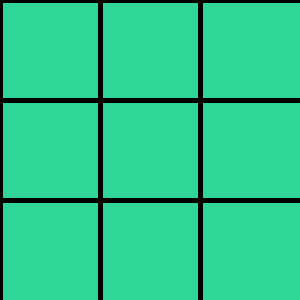
Frame 1 (no input)
Frame 60 (the mouse pressed at the canvas centre just before this capture): identical to frame 1, image omitted
Frame 120 (the mouse held since frame 60 and released just before this capture): identical to frame 1, image omitted

The Processing sketch that drew this single still picture (run headless with seeded random() and noise(); from frame 60 on, the mouse is pressed at the canvas centre):

// Processing sketch: Tic_Tac
// ── Tic_Tac.pde
class Tic_Tac_Toe {

  int [][] map;
  int [][] Color_map;
  int Game_Result;

  Tic_Tac_Toe()
  {
    map = new int [3][3];
    Color_map = new int [3][3];

    for (int i=0; i<3; i++)
      for (int j=0; j<3; j++)
      {
        map[i][j] = 0;
        Color_map[i][j] = 0;
      }

    Game_Result = 0;
  }

  boolean PlayerInput(int x, int y)
  {
    if (map[x][y] == 0)
    {
      map[x][y] = 1;

      return true;
    }
    else
      return false;
  }

  void AI()
  {
    int x, y;

    x = int(random(3))%3;
    y = int(random(3))%3;

    int Count = 0;

    for (int i=0; i<3; i++)
      for (int j=0; j<3; j++)
      {
        if ( map[i][j] != 0)
          Count++;
      }

    if (Count ==9)
      return;

    while (map[x][y] !=0)
    {
      x = int(random(3))%3;
      y = int(random(3))%3;
    }
    map[x][y] = -1;
  }

  int Evaluate()
  {
    Game_Result = 0;

    //Diagonal Lines
    if (map[0][0]==1 && map[1][1]==1 & map[2][2]==1 )
    {
      Game_Result = 1;
      Color_map[0][0] = 1;
      Color_map[1][1] = 1;
      Color_map[2][2] = 1;
    }

    if (map[0][2]==1 && map[1][1]==1 && map[2][0] == 1)
    {
      Game_Result = 2;
      Color_map[0][2] = 1;
      Color_map[1][1] = 1;
      Color_map[2][0] = 1;
    }

    //Horizontal Lines
    if (map[0][0] ==1 && map[1][0] ==1 && map[2][0] ==1)
    {
      Game_Result = 3;
      Color_map[0][0] = 1;
      Color_map[1][0] = 1;
      Color_map[2][0] = 1;
    }

    if (map[0][1] ==1 && map[1][1] ==1 && map[2][1] ==1)
    {
      Game_Result = 4;
      Color_map[0][1] = 1;
      Color_map[1][1] = 1;
      Color_map[2][1] = 1;
    }   

    if (map[0][2] ==1 && map[1][2] ==1 && map[2][2] ==1)
    {
      Game_Result = 5;
      Color_map[0][2] = 1;
      Color_map[1][2] = 1;
      Color_map[2][2] = 1;
    }   

    //Vertical Lines
    if (map[0][0] ==1 && map[0][1] ==1 && map[0][2] ==1)
    {
      Game_Result = 6;
      Color_map[0][0] = 1;
      Color_map[0][1] = 1;
      Color_map[0][2] = 1;
    }

    if (map[1][0] ==1 && map[1][1] ==1 && map[1][2] ==1)
    {
      Game_Result = 7;
      Color_map[1][0] = 1;
      Color_map[1][1] = 1;
      Color_map[1][2] = 1;
    }   

    if (map[2][0] ==1 && map[2][1] ==1 && map[2][2] ==1)
    {
      Game_Result = 8;
      Color_map[2][0] = 1;
      Color_map[2][1] = 1;
      Color_map[2][2] = 1;
    }  

    //Diagonal Lines
    if (map[0][0]==-1 && map[1][1]==-1 & map[2][2]==-1 )
    {
      Game_Result = -1;
      Color_map[0][0] = -1;
      Color_map[1][1] = -1;
      Color_map[2][2] = -1;
    }

    if (map[0][2]==-1 && map[1][1]==-1 && map[2][0] == -1)
    {
      Game_Result = -2;
      Color_map[0][2] = -1;
      Color_map[1][1] = -1;
      Color_map[2][0] = -1;
    }

    //Horizontal Lines
    if (map[0][0] ==-1 && map[1][0] ==-1 && map[2][0] ==-1)
    {
      Game_Result = -3;
      Color_map[0][0] = -1;
      Color_map[1][0] = -1;
      Color_map[2][0] = -1;
    }

    if (map[0][1] ==-1 && map[1][1] ==-1 && map[2][1] ==-1)
    {
      Game_Result = -4;
      Color_map[0][1] = -1;
      Color_map[1][1] = -1;
      Color_map[2][1] = -1;
    }   

    if (map[0][2] ==-1 && map[1][2] ==-1 && map[2][2] ==-1)
    {
      Game_Result = -5;
      Color_map[0][2] = -1;
      Color_map[1][2] = -1;
      Color_map[2][2] = -1;
    }   

    //Vertical Lines
    if (map[0][0] ==-1 && map[0][1] ==-1 && map[0][2] ==-1)
    {
      Game_Result = -6;
      Color_map[0][0] = -1;
      Color_map[0][1] = -1;
      Color_map[0][2] = -1;
    }

    if (map[1][0] ==-1 && map[1][1] ==-1 && map[1][2] ==-1)
    {
      Game_Result = -7;
      Color_map[1][0] = -1;
      Color_map[1][1] = -1;
      Color_map[1][2] = -1;
    }   

    if (map[2][0] ==-1 && map[2][1] ==-1 && map[2][2] ==-1)
    {
      Game_Result = -8;
      Color_map[2][0] = -1;
      Color_map[2][1] = -1;
      Color_map[2][2] = -1;
    }  

    return Game_Result;
  }

  void Reset()
  {
    for (int i=0; i<3; i++)
      for (int j=0; j<3; j++)
      {
        map[i][j] = 0;
        Color_map[i][j] = 0;
      }

    Game_Result = 0;
  }
}


// ── Board.pde
Tic_Tac_Toe game_Tic_Tac_Toe;

void setup()
{
  size(300, 300);
  game_Tic_Tac_Toe = new Tic_Tac_Toe();
}

void draw()
{
  background(48,214,151);
  stroke(0);
  strokeWeight(5);
  for (int i=0; i<3; i++)
  {
    line(width*i/3, 0, width*i/3, height);
    line(0, height*i/3, width, height*i/3);
  } 

  for (int i=0; i<3; i++)
    for (int j=0; j<3; j++)
    {
      stroke(0);

      if (game_Tic_Tac_Toe.map[i][j] == 1)
      {
        if (game_Tic_Tac_Toe.Game_Result > 0 && game_Tic_Tac_Toe.Color_map[i][j]==1)
          fill(255, 0, 0);
        else  
          fill(255);

        ellipseMode(CORNERS);
        ellipse(width*i/3, height*j/3, width*(i+1)/3, height*(j+1)/3);
      }

      if (game_Tic_Tac_Toe.map[i][j] ==-1)
      {

        if (game_Tic_Tac_Toe.Game_Result < 0 && game_Tic_Tac_Toe.Color_map[i][j]==-1)
          stroke(255, 0, 0);
        else  
          stroke(0);


        line(width*i/3, height*j/3, width*(i+1)/3, height*(j+1)/3); 
        line(width*i/3, height*(j+1)/3, width*(i+1)/3, height*j/3);
      }
    }
}

void mousePressed()
{
  if (mouseButton==RIGHT)
  {
    game_Tic_Tac_Toe.Reset();
    return;
  }

  if (mouseButton == LEFT)
  {
    if (game_Tic_Tac_Toe.Evaluate()!=0)
    {
      game_Tic_Tac_Toe.Reset();
      return;
    }

    int x = mouseX / (width/3); 
    int y = mouseY / (height/3);

    boolean player_input = game_Tic_Tac_Toe.PlayerInput(x, y);

    int result = game_Tic_Tac_Toe.Evaluate();

    if (result==0 && player_input==true)
    {
      game_Tic_Tac_Toe.AI();
      game_Tic_Tac_Toe.Evaluate();
    }
  }
}
